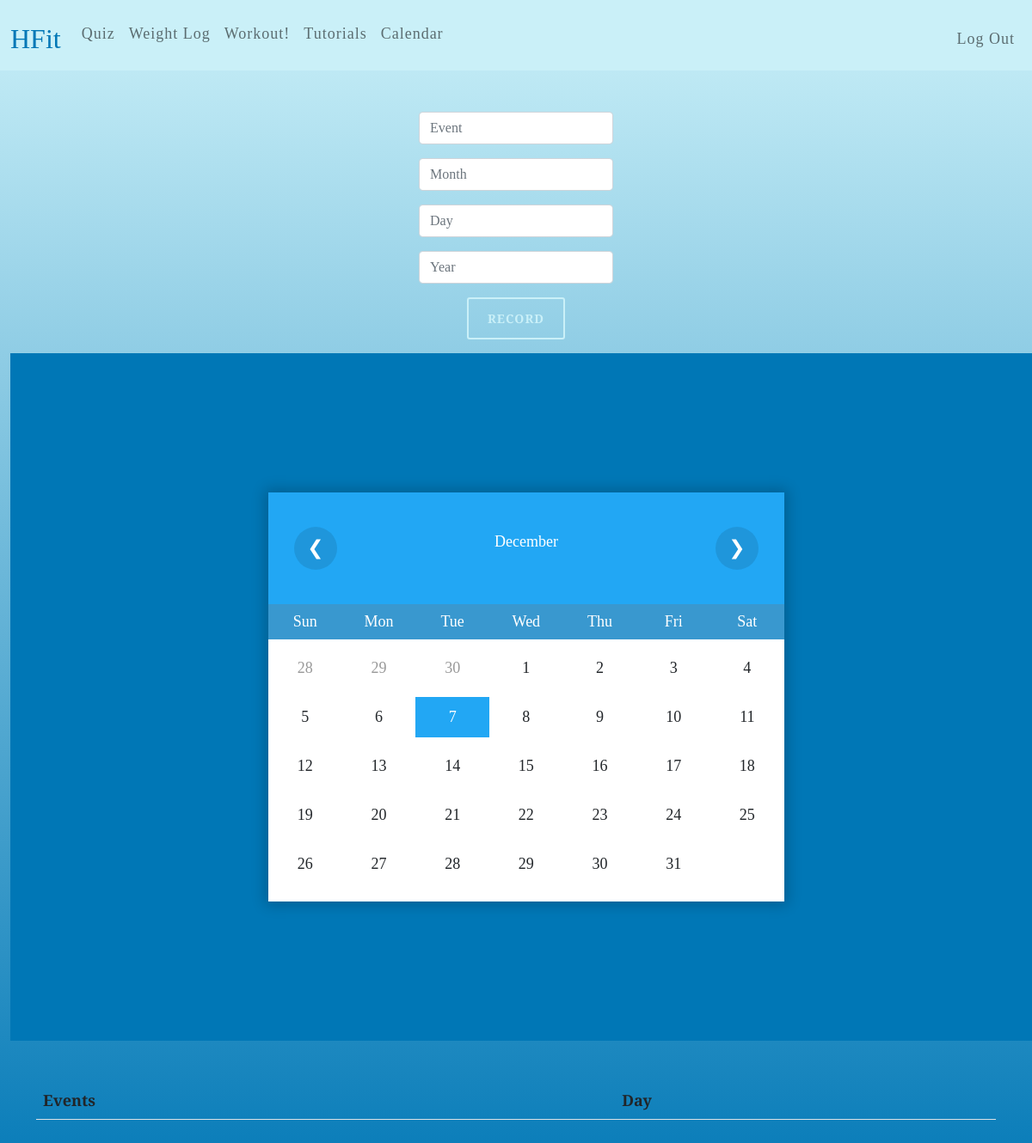
The page /calendar (signed in) on the database as committed earlier.
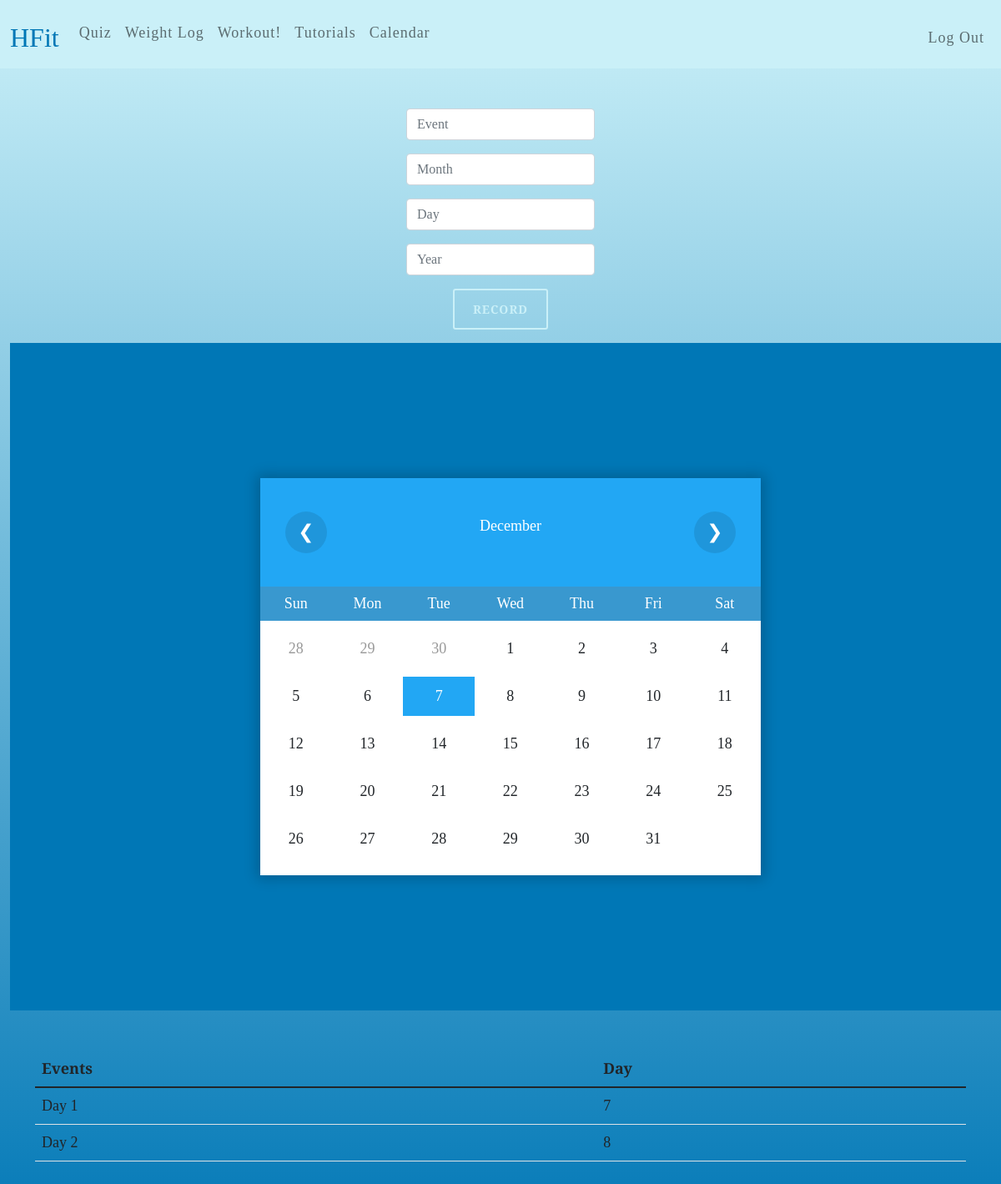
The same page on the database as committed later.
### tables this page shows
CREATE TABLE "calendar" (
	"id"	INTEGER NOT NULL UNIQUE,
	"event"	TEXT NOT NULL,
	"day"	INTEGER NOT NULL,
	"month"	INTEGER NOT NULL,
	"year"	INTEGER NOT NULL,
	"userId"	INTEGER NOT NULL,
	PRIMARY KEY("id" AUTOINCREMENT)
);

### app.py (the view, shortened to what this page needs)
@app.route("/calendar", methods=["GET", "POST"])
def calendar():
    user = db.execute("SELECT event, day, month, year FROM calendar WHERE userid =?", session['user_id'])
    month = datetime.now().month
    year = datetime.now().year
    return render_template("calendar.html", user=user, month=month, year=year)

### templates/calendar.html (shortened to what this page needs)
{% extends "homepage.html" %}
{% block main %}
<form action = "/calendar" method = "post">
    <div class="mb-3">
        <input class="form-control mx-auto w-auto" id="event" name="event" placeholder="Event" type="text">
    </div>
    <div class="mb-3">
        <input class="form-control mx-auto w-auto" id="month" name="month" placeholder="Month" type="number">
    </div>
    <div class="mb-3">
        <input class="form-control mx-auto w-auto" id="day" name="day" placeholder="Day" type="number">
    </div>
    <div class="mb-3">
        <input class="form-control mx-auto w-auto" id="year" name="year" placeholder="Year" type="number">
    </div>
    <div class="mb-3">
        <button  class="btn btn-primary btn-sm outline" name="record" value= "Record" type="submit">Record</button>
    </div>
</form>
    <body onload="renderDate()">
        <div class="wrapper">
            <div class="calendar">
                <div class="month">
                    <div class="prev" onclick="moveDate('prev')">
                        <span>&#10094;</span>
                    </div>
                    <p id="date_str"></p>
                    <div class="next" onclick="moveDate('next')">
                        <span>&#10095;</span>
                    </div>
                </div>
                <div class="weekdays">
                    <div>Sun</div>
                    <div>Mon</div>
                    <div>Tue</div>
                    <div>Wed</div>
                    <div>Thu</div>
                    <div>Fri</div>
                    <div>Sat</div>
                </div>
                <div class="days">
                </div>
            </div>
        </div>
    </body>
    <main class="container py-5 text-center">
        <table class = "table tablestriped">
            <thead>
                <tr>
                    <th class="text-start">Events</th>
                    <th class="text-start">Day</th>
                </tr>
            </thead>
            <tbody>
                {% for events in user %}
                    {% if events['month'] == month and events['year'] == year %}
                    <tr>
                        <td class="text-start">{{events['event']}}</td>
                        <td class="text-start">{{events['day']}}</td>
                    </tr>
                    {% endif%}
                {% endfor%}
            </tbody>
        </table>
    </main>
{% endblock %}

Rows that differ between the two databases and show on the page:
added calendar: event "Day 1", day "7"
added calendar: event "Day 2", day "8"
